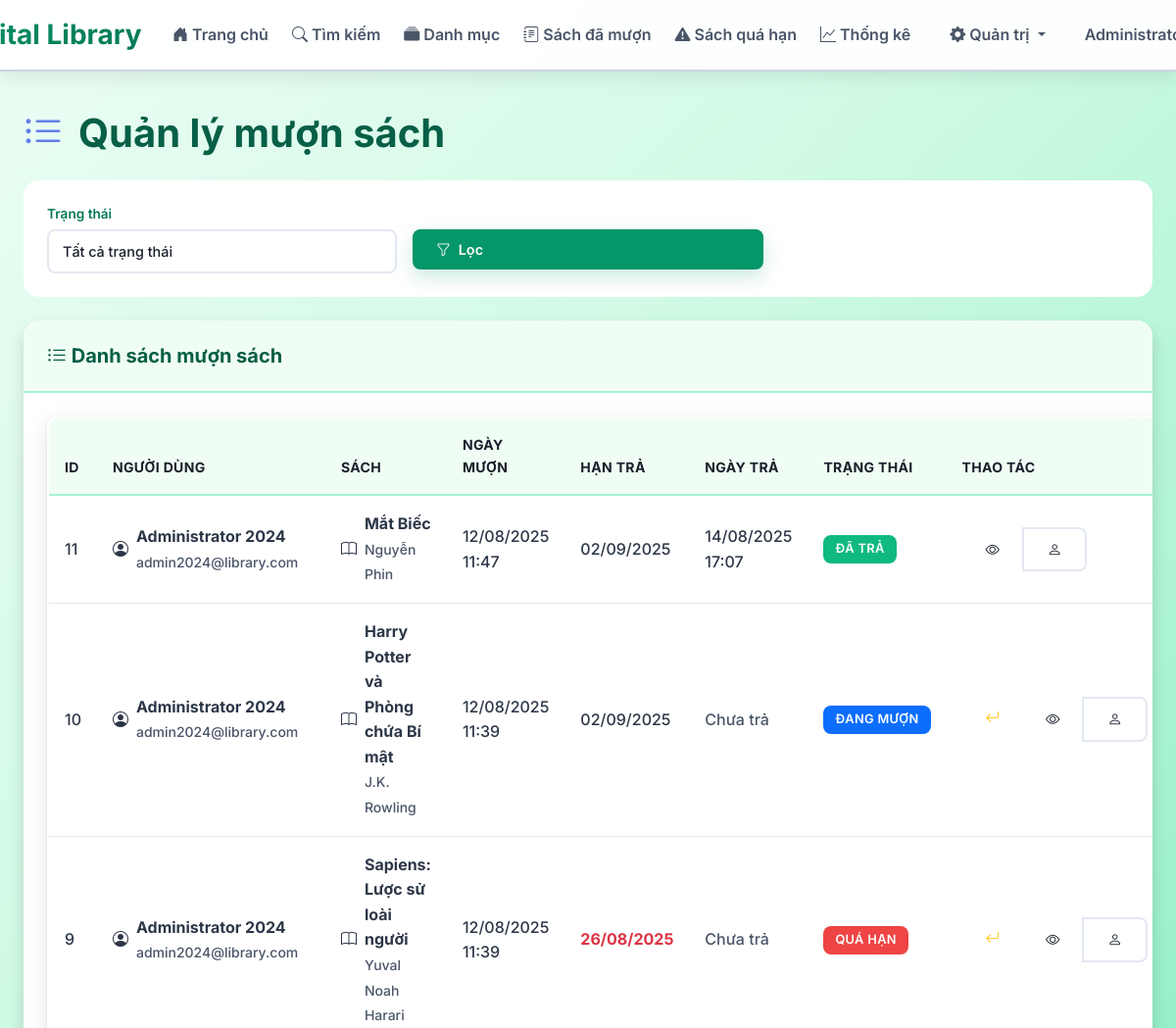
The page /admin/loans (signed in, upper part) on the database as committed earlier.
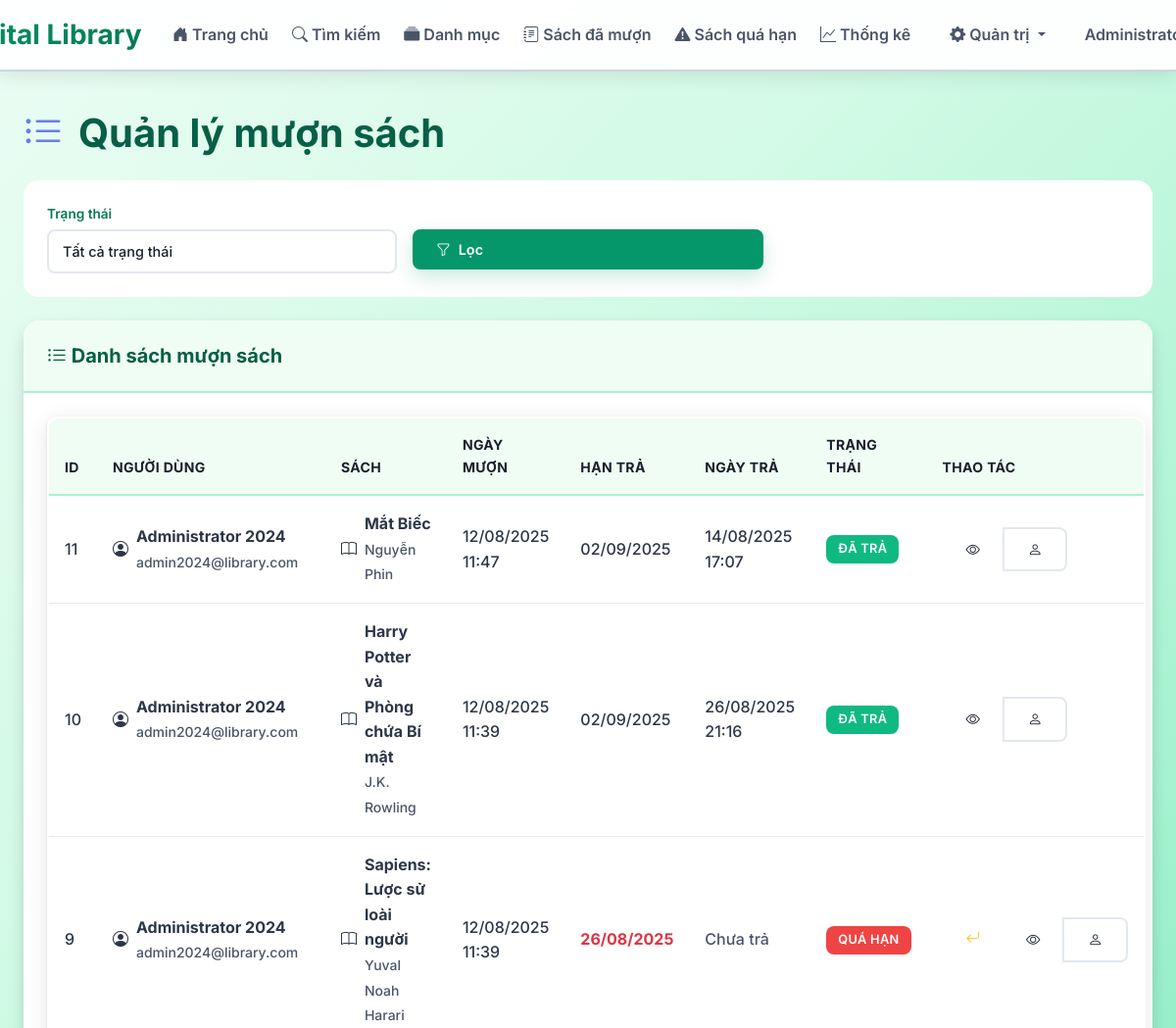
The same page on the database as committed later.
### app/models/loan.py (models this page shows, shortened)
class Loan(db.Model):
    __tablename__ = 'loans'
    id = db.Column(db.Integer, primary_key=True)
    user_id = db.Column(db.Integer, db.ForeignKey('users.id'), nullable=False)
    book_id = db.Column(db.Integer, db.ForeignKey('books.id'), nullable=False)
    loan_date = db.Column(db.DateTime, default=datetime.utcnow, nullable=False)
    due_date = db.Column(db.DateTime, nullable=False)
    return_date = db.Column(db.DateTime)
    status = db.Column(db.String(20), default='borrowed')  # borrowed, returned, overdue
    user = db.relationship('User', back_populates='loans')
    book = db.relationship('Book', back_populates='loans')
    def is_overdue(self):
        if self.status == 'returned':
            return False
        return datetime.utcnow() > self.due_date
    def get_status_display(self):
        if self.status == 'returned':
            return 'Đã trả'
        elif self.is_overdue():
            return 'Quá hạn'
        else:
            return 'Đang mượn'

### app/models/user.py (models this page shows, shortened)
class User(UserMixin, db.Model):
    __tablename__ = 'users'
    id = db.Column(db.Integer, primary_key=True)
    username = db.Column(db.String(80), unique=True, nullable=False)
    email = db.Column(db.String(120), unique=True, nullable=False)
    password_hash = db.Column(db.String(255), nullable=False)
    full_name = db.Column(db.String(100), nullable=False)
    role = db.Column(db.String(20), default='user')
    is_active = db.Column(db.Boolean, default=True)
    created_at = db.Column(db.DateTime, default=datetime.utcnow)
    loans = db.relationship('Loan', back_populates='user')
    def is_admin(self):
        return self.role == 'admin'
    def is_librarian(self):
        return self.role in ['admin', 'librarian']

### app/models/book.py (models this page shows, shortened)
class Book(db.Model):
    __tablename__ = 'books'
    id = db.Column(db.Integer, primary_key=True)
    isbn = db.Column(db.String(20), unique=True, nullable=False)
    title = db.Column(db.String(200), nullable=False)
    author = db.Column(db.String(100), nullable=False)
    publisher = db.Column(db.String(100))
    publication_year = db.Column(db.Integer)
    category = db.Column(db.String(50))
    description = db.Column(db.Text)
    total_copies = db.Column(db.Integer, default=1)
    available_copies = db.Column(db.Integer, default=1)  # Giữ lại để tương thích
    location = db.Column(db.String(100))
    is_active = db.Column(db.Boolean, default=True)
    created_at = db.Column(db.DateTime, default=datetime.utcnow)
    loans = db.relationship('Loan', back_populates='book')

### app/routes/loans.py (the view)
@loans_bp.route('/admin/loans')
@login_required
def admin_manage_loans():
    if not current_user.is_admin():
        flash('Bạn cần quyền admin để truy cập trang này!', 'danger')
        return redirect(url_for('loans.my_loans'))
    page = request.args.get('page', 1, type=int)
    per_page = 20
    status_filter = request.args.get('status', '')
    query = Loan.query
    if status_filter:
        query = query.filter(Loan.status == status_filter)
    loans = query.order_by(Loan.loan_date.desc()).paginate(
        page=page, per_page=per_page, error_out=False
    )
    return render_template('admin/loans.html', loans=loans, status_filter=status_filter)

### app/models/user.py (called while the page is built)
@login_manager.user_loader
def load_user(user_id):
    return User.query.get(int(user_id))

### app/templates/admin/loans.html (shortened to what the changed rows need)
{% extends "base.html" %}
{% block content %}
<div class="container-fluid">
    <div class="row">
        <div class="col-12">
            <div class="d-flex justify-content-between align-items-center mb-4">
                <h2 class="h3 mb-0 search-page-title">
                    <i class="bi bi-list-ul"></i> Quản lý mượn sách
                </h2>
            </div>
            <div class="card shadow">
                <div class="card-body">
                    {% if loans.items %}
                    <div class="table-responsive">
                        <table class="table table-hover">
                            <thead>
                                <tr>
                                    <th>ID</th>
                                    <th>Người dùng</th>
                                    <th>Sách</th>
                                    <th>Ngày mượn</th>
                                    <th>Hạn trả</th>
                                    <th>Ngày trả</th>
                                    <th>Trạng thái</th>
                                    <th>Thao tác</th>
                                </tr>
                            </thead>
                            <tbody>
                                {% for loan in loans.items %}
                                <tr>
                                    <td>{{ loan.id }}</td>
                                    <td>
                                        <div class="d-flex align-items-center">
                                            <i class="bi bi-person-circle me-2"></i>
                                            <div>
                                                <div class="fw-bold">{{ loan.user.full_name or loan.user.username }}</div>
                                                <small class="text-muted">{{ loan.user.email }}</small>
                                            </div>
                                        </div>
                                    </td>
                                    <td>
                                        <div class="d-flex align-items-center">
                                            <i class="bi bi-book me-2"></i>
                                            <div>
                                                <div class="fw-bold">{{ loan.book.title }}</div>
                                                <small class="text-muted">{{ loan.book.author }}</small>
                                            </div>
                                        </div>
                                    </td>
                                    <td>{{ loan.loan_date.strftime('%d/%m/%Y %H:%M') if loan.loan_date else 'N/A' }}</td>
                                    <td>
                                        <span class="{% if loan.is_overdue() and loan.status != 'returned' %}text-danger fw-bold{% endif %}">
                                            {{ loan.due_date.strftime('%d/%m/%Y') if loan.due_date else 'N/A' }}
                                        </span>
                                    </td>
                                    <td>
                                        {% if loan.return_date %}
                                            {{ loan.return_date.strftime('%d/%m/%Y %H:%M') }}
                                        {% else %}
                                            <span class="text-muted">Chưa trả</span>
                                        {% endif %}
                                    </td>
                                    <td>
                                        <span class="badge {% if loan.status == 'returned' %}bg-success{% elif loan.is_overdue() %}bg-danger{% else %}bg-primary{% endif %}">
                                            {{ loan.get_status_display() }}
                                        </span>
                                    </td>
                                    <td>
                                        <div class="btn-group" role="group">
                                            {% if loan.status == 'borrowed' %}
                                                <form method="POST" action="{{ url_for('loans.admin_force_return', loan_id=loan.id) }}" class="d-inline">
                                                    <button type="submit" class="btn btn-outline-warning btn-sm" title="Bắt buộc trả sách"
                                                            onclick="return confirm('Bạn có chắc chắn muốn bắt buộc trả sách này?')">
                                                        <i class="bi bi-arrow-return-left"></i>
                                                    </button>
                                                </form>
                                            {% endif %}
                                            <a href="{{ url_for('books.book_detail', book_id=loan.book.id) }}" class="btn btn-outline-info btn-sm" title="Xem chi tiết sách">
                                                <i class="bi bi-eye"></i>
                                            </a>
                                            <a href="{{ url_for('admin.admin_dashboard') }}" class="btn btn-outline-secondary btn-sm" title="Xem thông tin user">
                                                <i class="bi bi-person"></i>
                                            </a>
                                        </div>
                                    </td>
                                </tr>
                                {% endfor %}
                            </tbody>
                        </table>
                    </div>
                    {% else %}
                    <div class="text-center py-5">
                        <i class="bi bi-inbox" style="font-size: 4rem; color: #dee2e6;"></i>
                        <h3 class="text-muted mt-3">Không có dữ liệu mượn sách</h3>
                        <p class="text-muted">Chưa có ai mượn sách trong hệ thống.</p>
                    </div>
                    {% endif %}
                </div>
            </div>
        </div>
    </div>
</div>
{% endblock %}

Rows that differ between the two databases and show on the page:
changed Loan "Harry Potter và Phòng chứa Bí mật": return_date (not shown) → "26/08/2025 21:16"; status "ĐANG MƯỢN" → "ĐÃ TRẢ"; no longer shows "Chưa trả"
